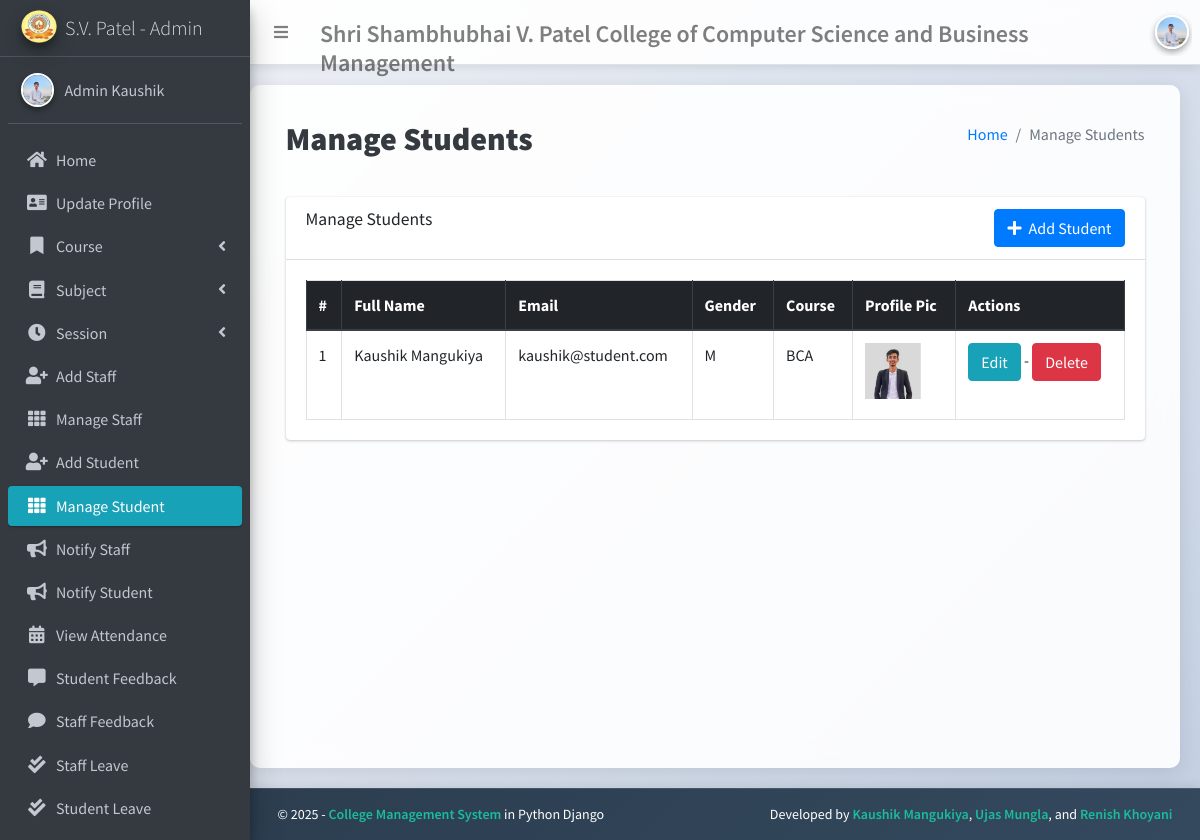
Before: /student/manage/ (signed in) with the older database file.
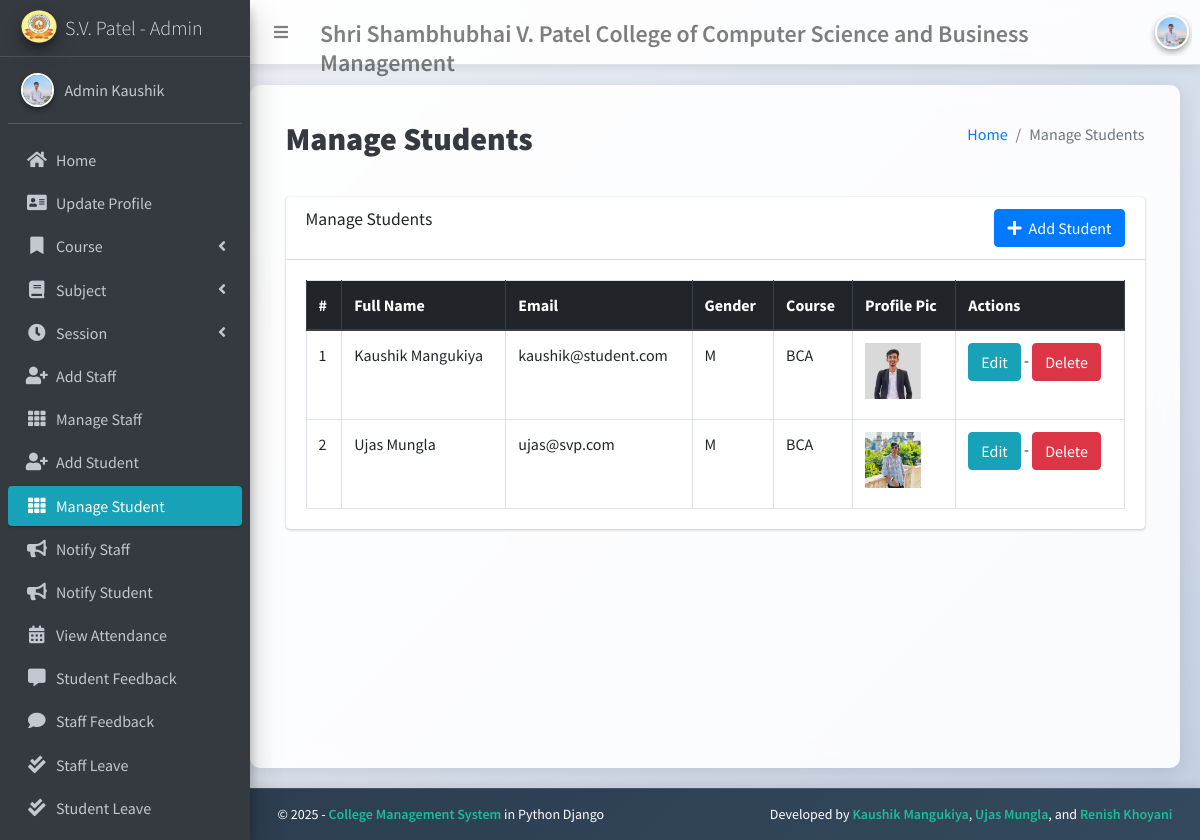
After: the same page with the newer database file.
### main_app/models.py (models this page shows, shortened)
class CustomUser(AbstractUser):
    USER_TYPE = ((1, "HOD"), (2, "Staff"), (3, "Student"))
    GENDER = [("M", "Male"), ("F", "Female")]
    id = models.AutoField(primary_key=True)
    username = None  # Removed username, using email instead
    email = models.EmailField(unique=True)
    user_type = models.CharField(default=1, choices=USER_TYPE, max_length=1)
    gender = models.CharField(max_length=1, choices=GENDER)
    profile_pic = models.ImageField()
    address = models.TextField()
    fcm_token = models.TextField(default="")  # For firebase notifications
    created_at = models.DateTimeField(auto_now_add=True)
    updated_at = models.DateTimeField(auto_now=True)
    USERNAME_FIELD = "email"
    REQUIRED_FIELDS = []
    objects = CustomUserManager()

class Student(models.Model):
    admin = models.OneToOneField(CustomUser, on_delete=models.CASCADE)
    course = models.ForeignKey(Course, on_delete=models.DO_NOTHING, null=True, blank=False)
    session = models.ForeignKey(Session, on_delete=models.DO_NOTHING, null=True)

class Course(models.Model):
    name = models.CharField(max_length=120)
    created_at = models.DateTimeField(auto_now_add=True)
    updated_at = models.DateTimeField(auto_now=True)

### main_app/hod_views.py (the view)
# urls.py: path("student/manage/", hod_views.manage_student, name='manage_student'),
def manage_student(request):
    if not check_user_authentication(request):
        return redirect('/login')
    students = CustomUser.objects.filter(user_type=3)
    context = {
        'students': students,
        'page_title': 'Manage Students'
    }
    return render(request, "hod_template/manage_student.html", context)

### main_app/templates/hod_template/manage_student.html
{% extends 'main_app/base.html' %}
{% load static %}
{% block page_title %}{{page_title}}{% endblock page_title %}
{% block content %}
<section class="content">
    <div class="container-fluid">
        <div class="row">
            <div class="col-md-12">
                <div class="card">
                    <div class="card-header">
                        <div class="d-flex justify-content-between">
                            <h3 class="card-title">{{page_title}}</h3>
                            <div>
                                <a href="{% url 'add_student' %}" class="btn btn-primary">
                                    <i class="fas fa-plus mr-1"></i> Add Student
                                </a>
                            </div>
                        </div>
                    </div>
                    <div class="card-body">
                        <table id="example2" class="table table-bordered table-hover">
                            <thead class="thead-dark">
                                <tr>
                                    <th>#</th>
                                    <th>Full Name</th>
                                    <th>Email</th>
                                    <th>Gender</th>
                                    <th>Course</th>
                                    <th>Profile Pic</th>
                                    <th>Actions</th>
                                </tr>
                            </thead>
                            <tbody>
                                {% for student in students %}
                                <tr>
                                    <td>{{ forloop.counter }}</td>
                                    <td>{{student.first_name}} {{student.last_name}}</td>
                                    <td>{{student.email}}</td>
                                    <td>{{student.gender}}</td>
                                    <td>{{student.student.course.name}}</td>
                                    <td>
                                        {% if student.profile_pic == ""  %}
                                        No Image
                                        {% else %}
                                        <img class="img img-fluid mb-2" height="56" width="56"
                                            src="{{student.profile_pic}}" alt="">
                                        {% endif %}
                                    </td>
                                    <td><a href="{% url 'edit_student' student.student.id %}" class="btn btn-info">Edit</a> -
                                        <a href="{% url 'delete_student' student.student.id %}" class="btn btn-danger" onclick="return confirm('Are you sure about this ?')">Delete</a>
                                    </td>
                                </tr>
                                {% endfor %}
                            </tbody>
                        </table>
                    </div>
                </div>
            </div>
        </div>
    </div>
</section>
{% endblock content %}

### main_app/templates/main_app/base.html (shortened to what this page needs)
{% load static %}
<!DOCTYPE html>
<html lang="en">
<head>
    <link rel="stylesheet" href="{% static 'plugins/fontawesome-free/css/all.min.css' %}">
    <link rel="stylesheet" href="https://cdnjs.cloudflare.com/ajax/libs/ionicons/2.0.1/css/ionicons.min.css">
    <link rel="stylesheet" href="{% static 'plugins/tempusdominus-bootstrap-4/css/tempusdominus-bootstrap-4.min.css' %}">
    <link rel="stylesheet" href="{% static 'plugins/icheck-bootstrap/icheck-bootstrap.min.css' %}">
    <link rel="stylesheet" href="{% static 'dist/css/adminlte.min.css' %}">
    <link rel="stylesheet" href="{% static 'plugins/overlayScrollbars/css/OverlayScrollbars.min.css' %}">
    <link rel="stylesheet" href="{% static 'plugins/daterangepicker/daterangepicker.css' %}">
    <link rel="stylesheet" href="{% static 'assets/css/magnific-popup.css' %}">
</head>
<body class="hold-transition sidebar-mini layout-fixed">
    <div class="wrapper">
        <nav class="main-header navbar navbar-expand navbar-white navbar-light">
            <ul class="navbar-nav" style="width:100%;">
                <li class="nav-item">
                    <a class="nav-link" data-widget="pushmenu" href="#"><i class="fas fa-bars"></i></a>
                </li>
                <li class="nav-item" style="width:95%;">
                    <h3 class="nav-link">Shri Shambhubhai V. Patel College of Computer Science and Business Management</h3>
                </li>
                <div class="user-panel">
                    <a href="{% url 'user_logout' %}" onclick="return confirm('Your session would be terminated.\n\nProceed?')">
                        <div class="image" style="margin: 7px;">
                            <img src="{{ request.user.profile_pic }}" class="img-circle elevation-2" alt="User Image">
                        </div>
                    </a>
                </div>
            </ul>
        </nav>
        {% include "main_app/sidebar_template.html" with user=user %}
        <div class="content-wrapper">
            <div class="content-header">
                <div class="container-fluid">
                    <div class="row mb-2">
                        <div class="col-sm-6">
                            <h1 class="m-0 text-dark"><strong>{% block page_title %}{% endblock page_title %}</strong></h1>
                        </div>
                        <div class="col-sm-6">
                            <ol class="breadcrumb float-sm-right">
                                <li class="breadcrumb-item"><a href="#">Home</a></li>
                                <li class="breadcrumb-item active">{{ page_title }}</li>
                            </ol>
                        </div>
                    </div>
                </div>
            </div>
            <section class="content">
                <div class="container-fluid">
                    <div class="row">
                        <div class="col-md-12">
                        </div>
                    </div>
                </div>
            </section>
            {% block content %}
            {% endblock content %}
        </div>
        {% include "main_app/footer.html" %}
    </div>
</body>
</html>

### main_app/templates/main_app/sidebar_template.html (shortened to what this page needs)
{% load static %}
<aside class="main-sidebar sidebar-dark-info elevation-4">
    <a href="{% if request.user.user_type == '1' %}{% url 'admin_home' %}{% elif request.user.user_type == '2' %}{% url 'staff_home' %}{% else %}{% url 'student_home' %}{% endif %}"
        class="brand-link">
        <img src="{% static 'assets/images/icon/logo.png' %}" alt="Logo" class="brand-image img-circle elevation-3">
        <span class="brand-text font-weight-light">
            S.V. Patel -
            {% if request.user.user_type == '1' %}Admin
            {% elif request.user.user_type == '2' %}Staff
            {% else %}Student
            {% endif %}
        </span>
    </a>
    <div class="sidebar">
        <div class="user-panel mt-3 pb-3 mb-3 d-flex">
            <a href="{% if request.user.user_type == '1' %}{% url 'admin_view_profile' %}{% elif request.user.user_type == '2' %}{% url 'staff_view_profile' %}{% else %}{% url 'student_view_profile' %}{% endif %}">
                <div class="image">
                    <img src="{{ request.user.profile_pic }}" class="img-circle elevation-2" alt="User Image">
                </div>
                <div class="info">
                    <a href="{% if request.user.user_type == '1' %}{% url 'admin_view_profile' %}{% elif request.user.user_type == '2' %}{% url 'staff_view_profile' %}{% else %}{% url 'student_view_profile' %}{% endif %}"
                        class="d-block"> {{ user.first_name }} {{ user.last_name }}</a>
                </div>
            </a>
        </div>
        <nav class="mt-2">
            <ul class="nav nav-pills nav-sidebar flex-column" data-widget="treeview" role="menu" data-accordion="false">
                {% if request.user.user_type == '1' %}
                <li class="nav-item">
                    {% url 'admin_home' as admin_home %}
                    <a href="{{ admin_home }}" class="nav-link {% if admin_home == request.path %} active {% endif %}">
                        <i class="nav-icon fas fa-home"></i>
                        <p>Home</p>
                    </a>
                </li>
                <li class="nav-item">
                    {% url 'admin_view_profile' as admin_view_profile %}
                    <a href="{{ admin_view_profile }}"
                        class="nav-link {% if admin_view_profile == request.path %} active {% endif %}">
                        <i class="nav-icon fas fa-address-card"></i>
                        <p>Update Profile</p>
                    </a>
                </li>
                <li class="nav-item has-treeview">
                    <a href="#" class="nav-link">
                        <i class="nav-icon fas fa-bookmark"></i>
                        <p>Course <i class="fas fa-angle-left right"></i></p>
                    </a>
                </li>
                <li class="nav-item has-treeview">
                    <a href="#" class="nav-link">
                        <i class="nav-icon fas fa-book"></i>
                        <p>Subject <i class="fas fa-angle-left right"></i></p>
                    </a>
                </li>
                <li class="nav-item has-treeview">
                    <a href="#" class="nav-link">
                        <i class="nav-icon fas fa-clock"></i>
                        <p>Session <i class="fas fa-angle-left right"></i></p>
                    </a>
                </li>
                <li class="nav-item">
                    {% url 'add_staff' as add_staff %}
                    <a href="{{ add_staff }}" class="nav-link {% if add_staff == request.path %} active {% endif %}">
                        <i class="nav-icon fas fa-user-plus"></i>
                        <p>Add Staff</p>
                    </a>
                </li>
                <li class="nav-item">
                    {% url 'manage_staff' as manage_staff %}
                    <a href="{{ manage_staff }}"
                        class="nav-link {% if manage_staff == request.path %} active {% endif %}">
                        <i class="nav-icon fas fa-th"></i>
                        <p>Manage Staff</p>
                    </a>
                </li>
                <li class="nav-item">
                    {% url 'add_student' as add_student %}
                    <a href="{{ add_student }}" class="nav-link {% if add_student == request.path %} active {% endif %}">
                        <i class="nav-icon fas fa-user-plus"></i>
                        <p>Add Student</p>
                    </a>
                </li>
                <li class="nav-item">
                    {% url 'manage_student' as manage_student %}
                    <a href="{{ manage_student }}"
                        class="nav-link {% if manage_student == request.path %} active {% endif %}">
                        <i class="nav-icon fas fa-th"></i>
                        <p>Manage Student</p>
                    </a>
                </li>
                <li class="nav-item">
                    {% url 'admin_notify_staff' as admin_notify_staff %}
                    <a href="{{ admin_notify_staff }}"
                        class="nav-link {% if admin_notify_staff == request.path %} active {% endif %}">
                        <i class="nav-icon fas fa-bullhorn"></i>
                        <p>Notify Staff</p>
                    </a>
                </li>
                <li class="nav-item">
                    {% url 'admin_notify_student' as admin_notify_student %}
                    <a href="{{ admin_notify_student }}"
                        class="nav-link {% if admin_notify_student == request.path %} active {% endif %}">
                        <i class="nav-icon fas fa-bullhorn"></i>
                        <p>Notify Student</p>
                    </a>
                </li>
                <li class="nav-item">
                    {% url 'admin_view_attendance' as admin_view_attendance %}
                    <a href="{{ admin_view_attendance }}"
                        class="nav-link {% if admin_view_attendance == request.path %} active {% endif %}">
                        <i class="nav-icon fas fa-calendar-alt"></i>
                        <p>View Attendance</p>
                    </a>
                </li>
                <li class="nav-item">
                    {% url 'student_feedback_message' as student_feedback_message %}
                    <a href="{{ student_feedback_message }}"
                        class="nav-link {% if student_feedback_message == request.path %} active {% endif %}">
                        <i class="nav-icon fas fa-comment-alt"></i>
                        <p>Student Feedback</p>
                    </a>
                </li>
                <li class="nav-item">
                    {% url 'staff_feedback_message' as staff_feedback_message %}
                    <a href="{{ staff_feedback_message }}"
                        class="nav-link {% if staff_feedback_message == request.path %} active {% endif %}">
                        <i class="nav-icon fas fa-comment"></i>
                        <p>Staff Feedback</p>
                    </a>
                </li>
                <li class="nav-item">
                    {% url 'view_staff_leave' as view_staff_leave %}
                    <a href="{{ view_staff_leave }}"
                        class="nav-link {% if view_staff_leave == request.path %} active {% endif %}">
                        <i class="nav-icon fas fa-check-double"></i>
                        <p>Staff Leave</p>
                    </a>
                </li>
                <li class="nav-item">
                    {% url 'view_student_leave' as view_student_leave %}
                    <a href="{{ view_student_leave }}"
                        class="nav-link {% if view_student_leave == request.path %} active {% endif %}">
                        <i class="nav-icon fas fa-check-double"></i>
                        <p>Student Leave</p>
                    </a>
                </li>
                {% endif %}
                <li class="nav-item">
                    <a href="{% url 'user_logout' %}"
                        onclick="return confirm('Your session would be terminated.\n\nProceed?')" class="nav-link">
                    </a>
                </li>
            </ul>
        </nav>
    </div>
</aside>

Changed rows visible on the page:
added CustomUser: first_name "Ujas", last_name "Mungla", email "ujas@svp.com", gender "M", student.course.name "BCA", profile_pic (picture)
